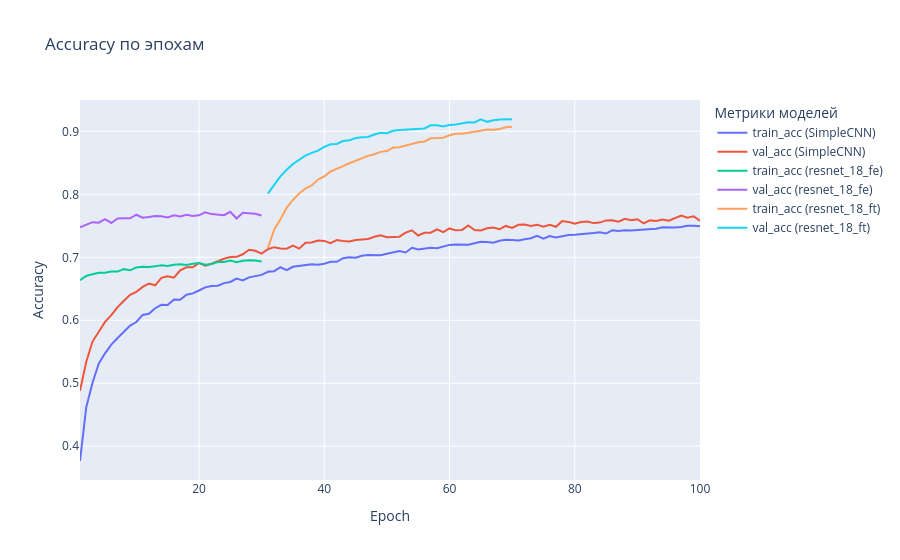

Notebook source saved alongside this figure:
### Code cell
fig_acc = go.Figure()
for m_name in metrics_logs.keys():
    fig_acc.add_trace(go.Scatter(x=metrics_logs[m_name]['epoch'], y=metrics_logs[m_name]['train_acc'], mode='lines', name=f'train_acc ({m_name})'))
    fig_acc.add_trace(go.Scatter(x=metrics_logs[m_name]['epoch'], y=metrics_logs[m_name]['val_acc'], mode='lines', name=f'val_acc ({m_name})'))
fig_acc.update_layout(
    title='Accuracy по эпохам',
    xaxis_title='Epoch',
    yaxis_title='Accuracy',
    legend_title='Метрики моделей'
)
fig_acc.show()
